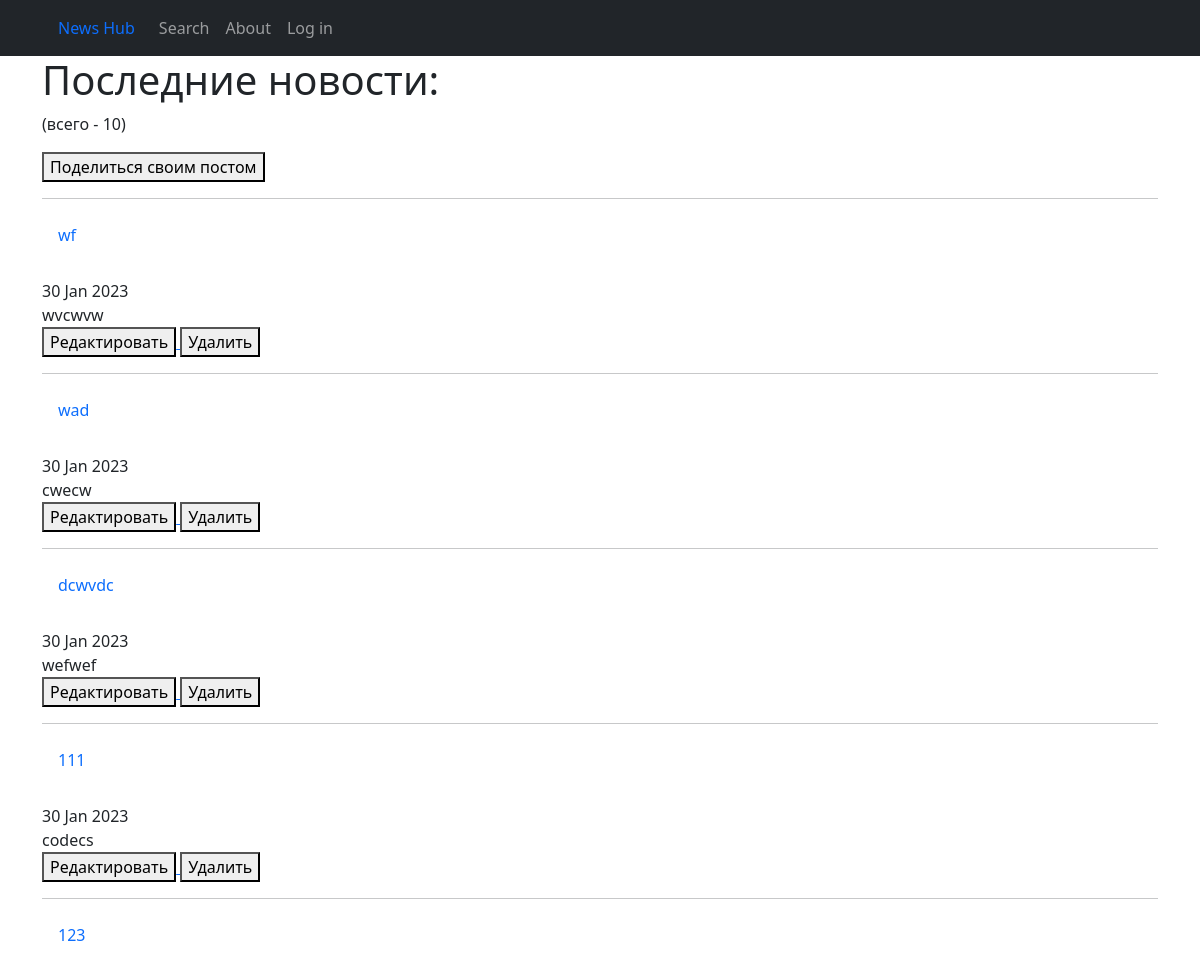
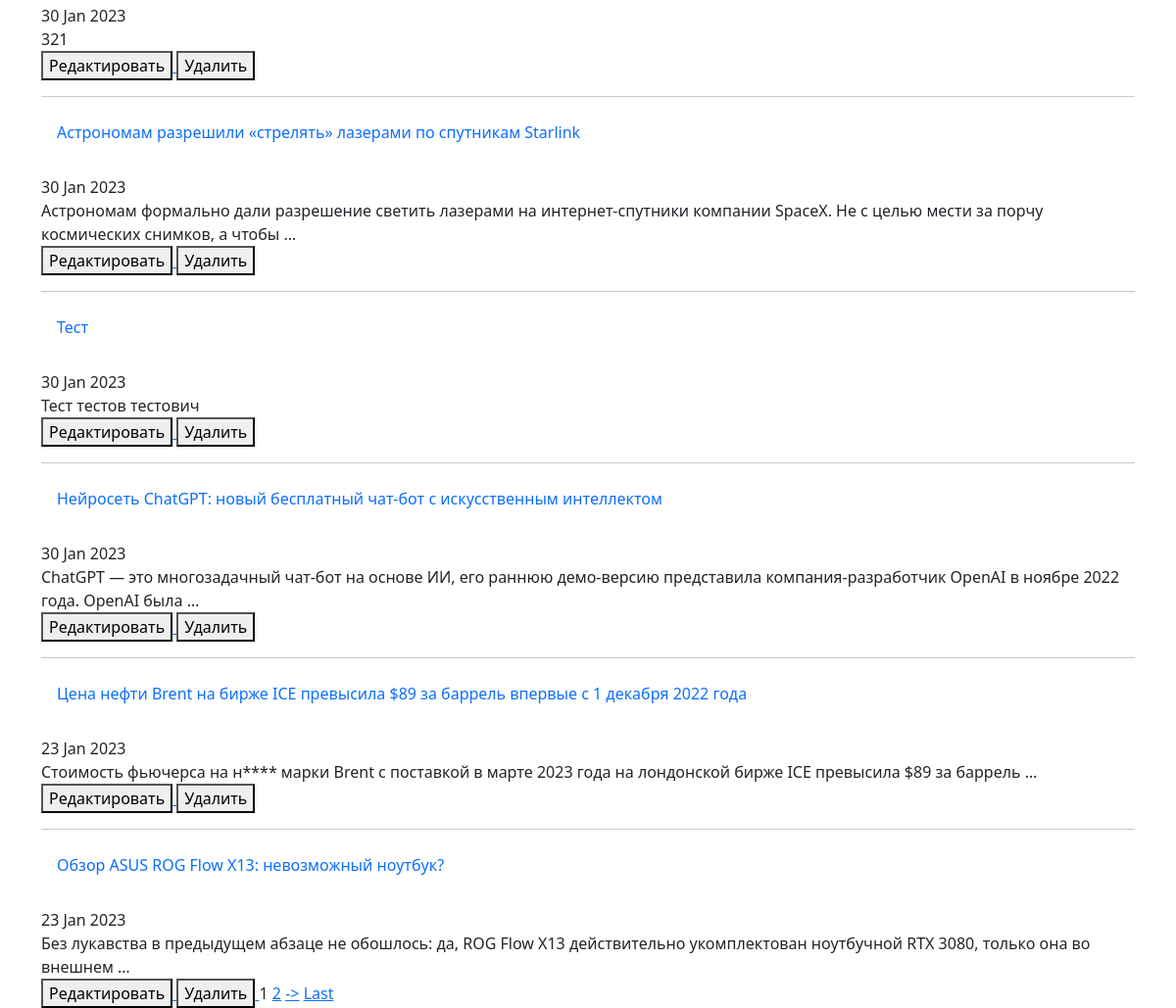
The app's page /, older data (2 pictures, top to bottom).
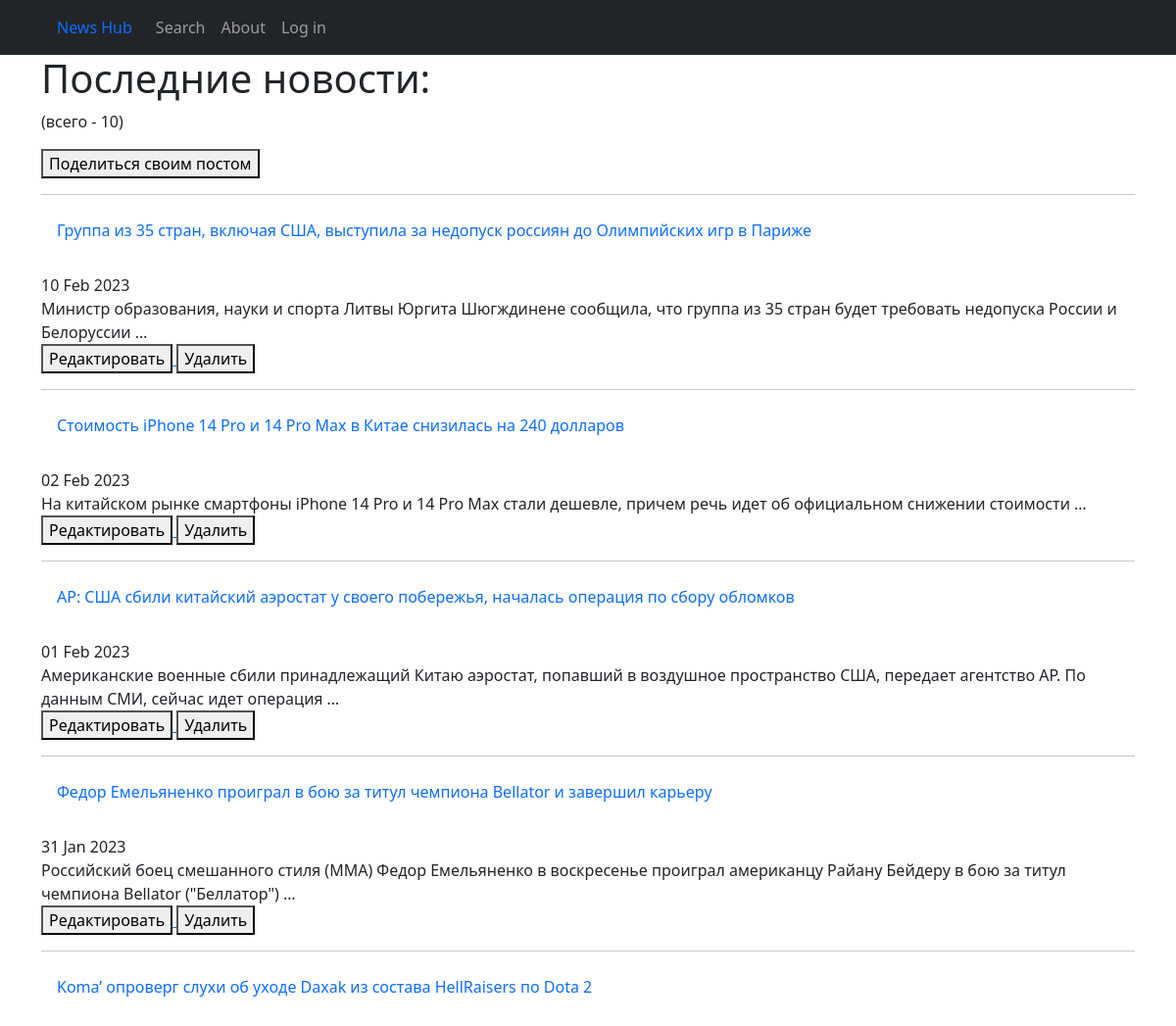
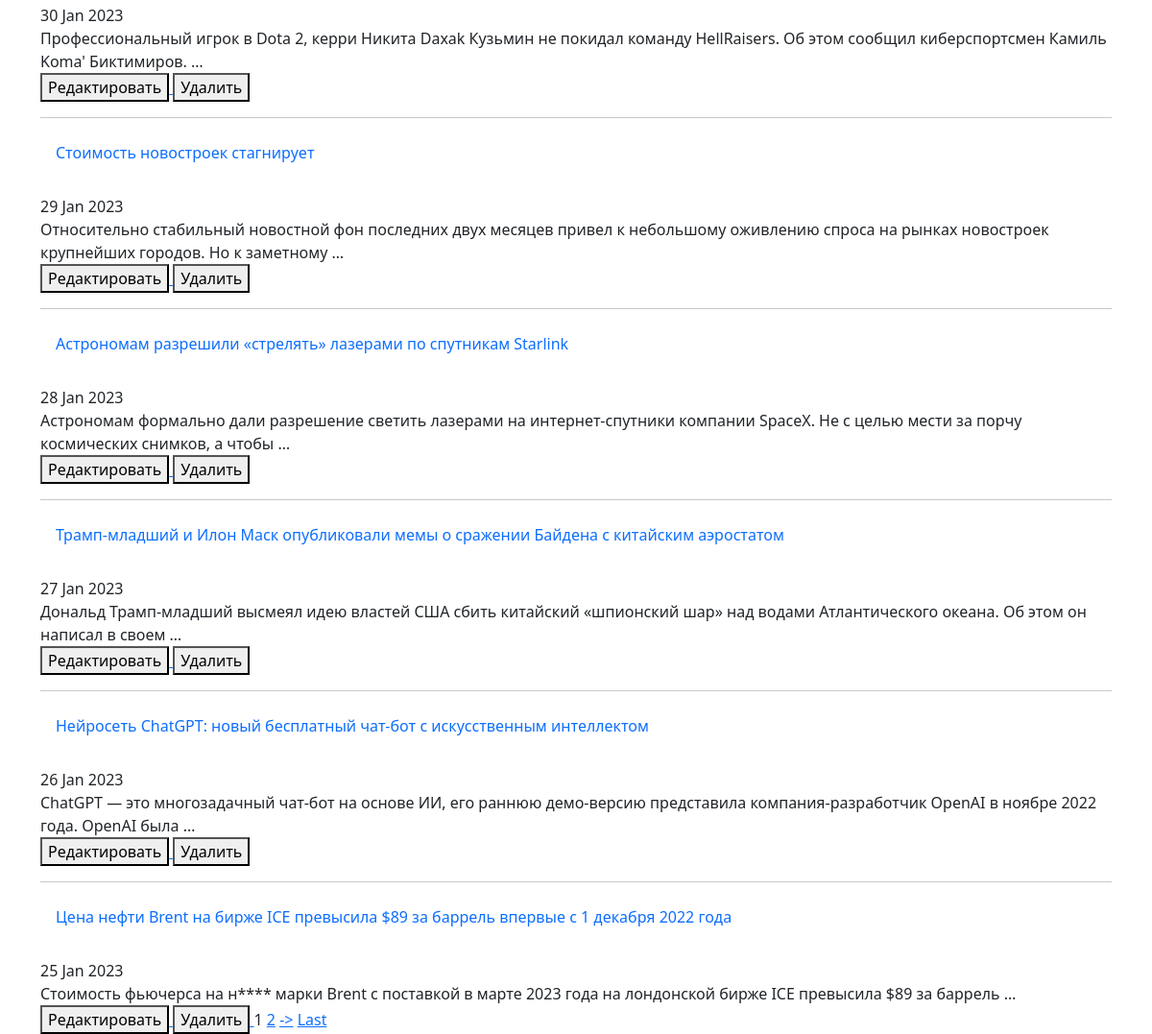
The same page, newer data (2 pictures, top to bottom).
### news/models.py (models this page shows, shortened)
class Post(models.Model):
    author = models.ForeignKey(Author, on_delete=models.CASCADE)
    type = models.CharField(max_length=1, choices=POST_TYPES)
    creation_date = models.DateTimeField(auto_now_add=True)
    category = models.ManyToManyField(Category, through='PostCategory')
    title = models.CharField(max_length=255)
    text = models.TextField()
    _rating = models.IntegerField(default=0, db_column='rating')

### news/views.py (the view)
# urls.py: path('', PostsList.as_view()),
class PostsList(ListView):
    model = Post
    ordering = '-creation_date'
    template_name = 'posts.html'
    context_object_name = 'posts'
    paginate_by = 10
    def get_context_data(self, **kwargs):
        context = super().get_context_data(**kwargs)
        context['is_not_author'] = not self.request.user.groups.filter(name='author').exists()
        return context

### news/templatetags/custom_filters.py (called while the page is built)
@register.filter()
def censor(value, word):
    if isinstance(value, str):
        censored = word[0].lower() + '*' * (len(word) - 1)
        value = value.replace(word.lower(), censored)
        censored = censored.capitalize()
        value = value.replace(word.capitalize(), censored)
        return value
    else:
        raise TypeError('expected str')

### templates/posts.html (shortened to what this page needs)
{% extends 'flatpages/default.html' %}
{% load custom_filters %}
{% block content %}
    <h1>Последние новости:</h1>
    <p>(всего - {{ posts|length }})</p>
    <a href="{% url 'post_add' %}">
        <button>Поделиться своим постом</button>
    </a>
    {% for post in posts %}
        <hr>
        <a class="nav-link" href={{post.id}}>{{ post.title|censor:'нефть' }}</a>
        <br>
        {{ post.creation_date|date:"d M Y" }}
        <br>
        {{ post.text|truncatewords:20|censor:'нефть' }}
        <br>
        <a href="{% url 'post_edit' post.id %}">
            <button>Редактировать</button>
        </a>
        <a href="{% url 'post_delete' post.id %}">
            <button>Удалить</button>
        </a>
    {% endfor %}
    {% if is_paginated %}
        {% for num in page_obj.paginator.page_range %}
            {% if page_obj.number == num %}
                <a>{{ num }}</a>
            {% elif num > page_obj.number|add:'-3' and num < page_obj.number|add:'3' %}
                <a href="?page={{ num }}">{{ num }}</a>
            {% endif %}
        {% endfor %}
        {% if page_obj.has_next %}
            <a href="?page={{ page_obj.next_page_number }}">-></a>
            <a href="?page={{ page_obj.paginator.num_pages}}">Last</a>
        {% endif %}
    {% endif %}
{% endblock content %}

### templates/flatpages/default.html (shortened to what this page needs)
<!DOCTYPE html>
<html lang="en">
    <head>
        {% load static %}
        <link href="{% static 'css/styles.css' %}" rel="stylesheet" />
    </head>
    <body>
            <nav class="navbar navbar-expand-lg navbar-dark bg-dark static-top">
               <div class="container">
                   <a class="nav-link" href="http://127.0.0.1:8000/news/">News Hub</a>
                   <div class="collapse navbar-collapse" id="navbarResponsive">
                       <ul class="navbar-nav ml-auto">
                           <li class="nav-item">
                               <a class="nav-link" href="/news/search/">Search</a>
                           </li>
                           <li class="nav-item">
                               <a class="nav-link" href="/about/app/">About</a>
                           </li>
                           <li class="nav-item">
                               {% if user.is_authenticated %}
                                    <a class="nav-link" href="/accounts/logout/">Log out</a>
                               {% else %}
                                    <a class="nav-link" href="/accounts/login/">Log in</a>
                               {% endif %}
                           </li>
                       </ul>
                   </div>
               </div>
            </nav>
            <div class="container">
               <div class="row">
                   <div class="col-lg-12 text-left">
                       {% block content %}{% endblock content %}
                   </div>
               </div>
            </div>
    </body>
</html>

Row changes from the older to the newer data that the page shows:
removed Post: title|censor "wf", creation_date "30 Jan 2023", text|censor "wvcwvw"
removed Post: title|censor "wad", creation_date "30 Jan 2023", text|censor "cwecw"
removed Post: title|censor "dcwvdc", creation_date "30 Jan 2023", text|censor "wefwef"
removed Post: title|censor "123", creation_date "30 Jan 2023", text|censor "321"
removed Post: title|censor "Тест", creation_date "30 Jan 2023", text|censor "Тест тестов тестович"
no longer on this page (row edited): Post: title|censor "Обзор ASUS ROG Flow X13: невозможный ноутбук?", creation_date "23 Jan 2023", text|censor "Без лукавства в предыдущем абзаце не обошлось: да, ROG Flow X13 действительно укомплектован ноутбучной RTX 3080, только она во внешнем …"
added Post: title|censor "Группа из 35 стран, включая США, выступила за недопуск россиян до Олимпийских игр в Париже", creation_date "10 Feb 2023", text|censor "Министр образования, науки и спорта Литвы Юргита Шюгждинене сообщила, что группа из 35 стран будет требовать недопуска России и Белоруссии …"
added Post: title|censor "Стоимость iPhone 14 Pro и 14 Pro Max в Китае снизилась на 240 долларов", creation_date "02 Feb 2023", text|censor "На китайском рынке смартфоны iPhone 14 Pro и 14 Pro Max стали дешевле, причем речь идет об официальном снижении стоимости …"
added Post: title|censor "AP: США сбили китайский аэростат у своего побережья, началась операция по сбору обломков", creation_date "01 Feb 2023", text|censor "Американские военные сбили принадлежащий Китаю аэростат, попавший в воздушное пространство США, передает агентство AP. По данным СМИ, сейчас идет операция …"
added Post: title|censor "Федор Емельяненко проиграл в бою за титул чемпиона Bellator и завершил карьеру", creation_date "31 Jan 2023", text|censor "Российский боец смешанного стиля (ММА) Федор Емельяненко в воскресенье проиграл американцу Райану Бейдеру в бою за титул чемпиона Bellator (\"Беллатор\") …"
changed Post: title|censor "111" → "Koma’ опроверг слухи об уходе Daxak из состава HellRaisers по Dota 2"; text|censor "codecs" → "Профессиональный игрок в Dota 2, керри Никита Daxak Кузьмин не покидал команду HellRaisers. Об этом сообщил киберспортсмен Камиль Koma' Биктимиров. …"
added Post: title|censor "Стоимость новостроек стагнирует", creation_date "29 Jan 2023", text|censor "Относительно стабильный новостной фон последних двух месяцев привел к небольшому оживлению спроса на рынках новостроек крупнейших городов. Но к заметному …"
changed Post "Астрономам разрешили «стрелять» лазерами по спутникам Starlink": creation_date "30 Jan 2023" → "28 Jan 2023"
added Post: title|censor "Трамп-младший и Илон Маск опубликовали мемы о сражении Байдена с китайским аэростатом", creation_date "27 Jan 2023", text|censor "Дональд Трамп-младший высмеял идею властей США сбить китайский «шпионский шар» над водами Атлантического океана. Об этом он написал в своем …"
changed Post "Нейросеть ChatGPT: новый бесплатный чат-бот с искусственным интеллектом": creation_date "30 Jan 2023" → "26 Jan 2023"
changed Post: creation_date "23 Jan 2023" → "25 Jan 2023"
